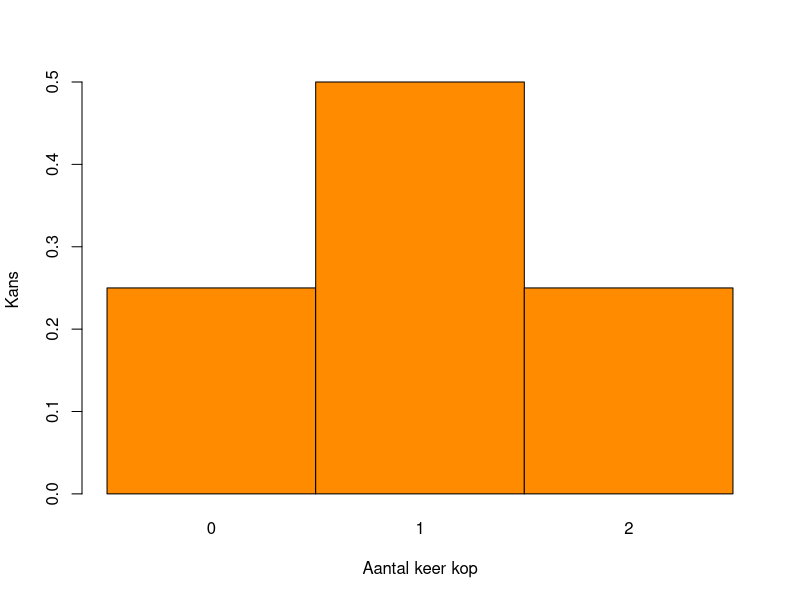
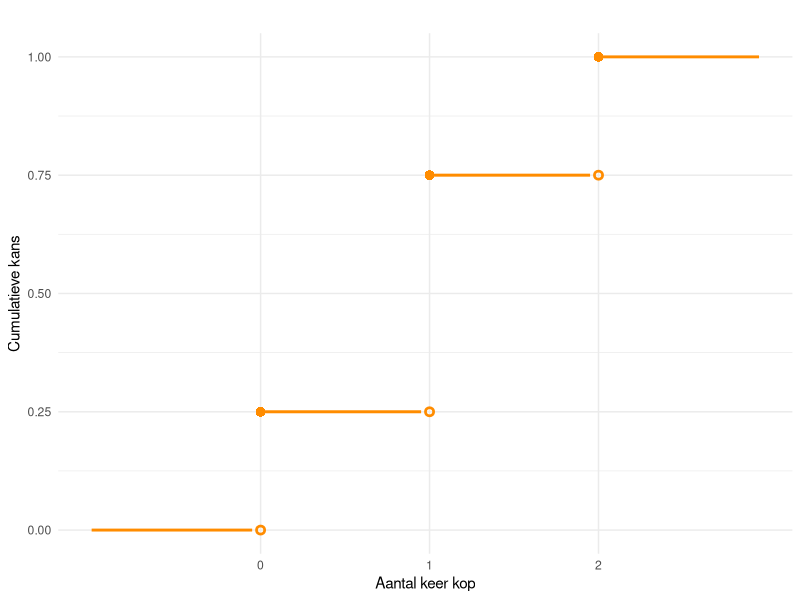

Write R code to recreate these figures, in order.
## ---- chunk 1
#| code-fold: true
#| warning: false
#| fig-width: 4
#| out-width: 51%

# Definieer uitkomsten en kansen
aantal_keer_kop <- c(0, 1, 2)
kansen <- c(1/4, 1/2, 1/4)

# Maak een staafdiagram
barplot(
  height = kansen,
  names.arg = aantal_keer_kop,
  col = "darkorange",
  border = "black",
  space = 0,
  xlab = "Aantal keer kop",
  ylab = "Kans",
)

## ---- chunk 2
#| echo: false
#| warning: false
#| fig.width: 4
#| fig.height: 3
#| out.width: 57%

# Controleer of de benodigde pakketten zijn geladen
if (!("ggplot2" %in% .packages())) {
  library("ggplot2")
}

# Voeg extra punten toe om de cumulatieve kansen buiten het bereik van 2-12 te tonen
kansen_dobbelsteen_cumulatief <- data.frame(
  uitkomsten = c(-1, 0, 1, 2, 3), # Voeg 1 en 13 toe als grenzen
  kansen = c(0, 1/4, 3/4, 1, 1)   # Voeg 0 en 1 toe aan de kansen
)

# Genereer de datapunten voor de open cirkels
open_cirkels <- data.frame(
  uitkomsten = c(0, 1, 2),
  kansen = c(0, 1/4, 3/4)
)

# Maak een data frame voor de horizontale lijnen (stappen van de cumulatieve kans)
lijnen_data <- data.frame(
  x_start = kansen_dobbelsteen_cumulatief$uitkomsten[-nrow(kansen_dobbelsteen_cumulatief)],
  x_end = kansen_dobbelsteen_cumulatief$uitkomsten[-1] - .05,
  y = kansen_dobbelsteen_cumulatief$kansen[-nrow(kansen_dobbelsteen_cumulatief)]
)

# Maak de plot
ggplot() +
  # Voeg de horizontale lijnen toe
  geom_segment(
    data = lijnen_data,
    aes(x = x_start, xend = x_end, y = y, yend = y),
    color = "darkorange",        # Kleur van de lijnen
    size = 1                     # Dikte van de lijnen
  ) +
  # Voeg gesloten cirkels (linkerkanten) toe
  geom_point(
    data = kansen_dobbelsteen_cumulatief[-c(1, nrow(kansen_dobbelsteen_cumulatief)), ],
    aes(x = uitkomsten, y = kansen),
    shape = 16,                  # Gesloten cirkel
    size = 3,
    color = "darkorange"
  ) +
  # Voeg open cirkels (rechterkanten) toe
  geom_point(
    data = open_cirkels,
    aes(x = uitkomsten, y = kansen),
    shape = 1,                 # Open cirkel
    size = 1.8,
    stroke = 1.4,
    color = "darkorange"
  ) +
  scale_x_continuous(
    breaks = 0:2,               # Ticks alleen bij gehele getallen van 2 tot 12
    minor_breaks = NULL          # Verwijder alle minor ticks
  ) +
  labs(
    title = "",
    x = "Aantal keer kop",    # Titel voor de x-as
    y = "Cumulatieve kans"       # Titel voor de y-as
  ) +
  theme_minimal()                 # Minimalistisch thema
## ---- chunk 3
aantal_gelegenheden <- 9

uitkomsten <- seq(0, aantal_gelegenheden) #alle mogelijke uitkomsten
kansen <- c( # de kansen die in de tabel van de opgeva gegeven zijn 
  0.009, 0.054, 0.151, 0.244, 0.255, 
  0.177, 0.082, 0.024, 0.004,0.000
  )

( E <- sum( kansen * uitkomsten) ) # verwachtingswaarde
## ---- chunk 4
    ( afwijkingen <- uitkomsten - E )
## ---- chunk 5
    ( afwijkingen_kwadraat <- afwijkingen^2 )
## ---- chunk 6
    ( prod <- kansen * afwijkingen_kwadraat )
## ---- chunk 7
    ( variantie <- sum(prod) )
## ---- chunk 8
    ( variantie <- sum( kansen * (uitkomsten - E)^2 ) )
## ---- chunk 9
    ( standaarddeviatie <- sqrt(variantie) )
